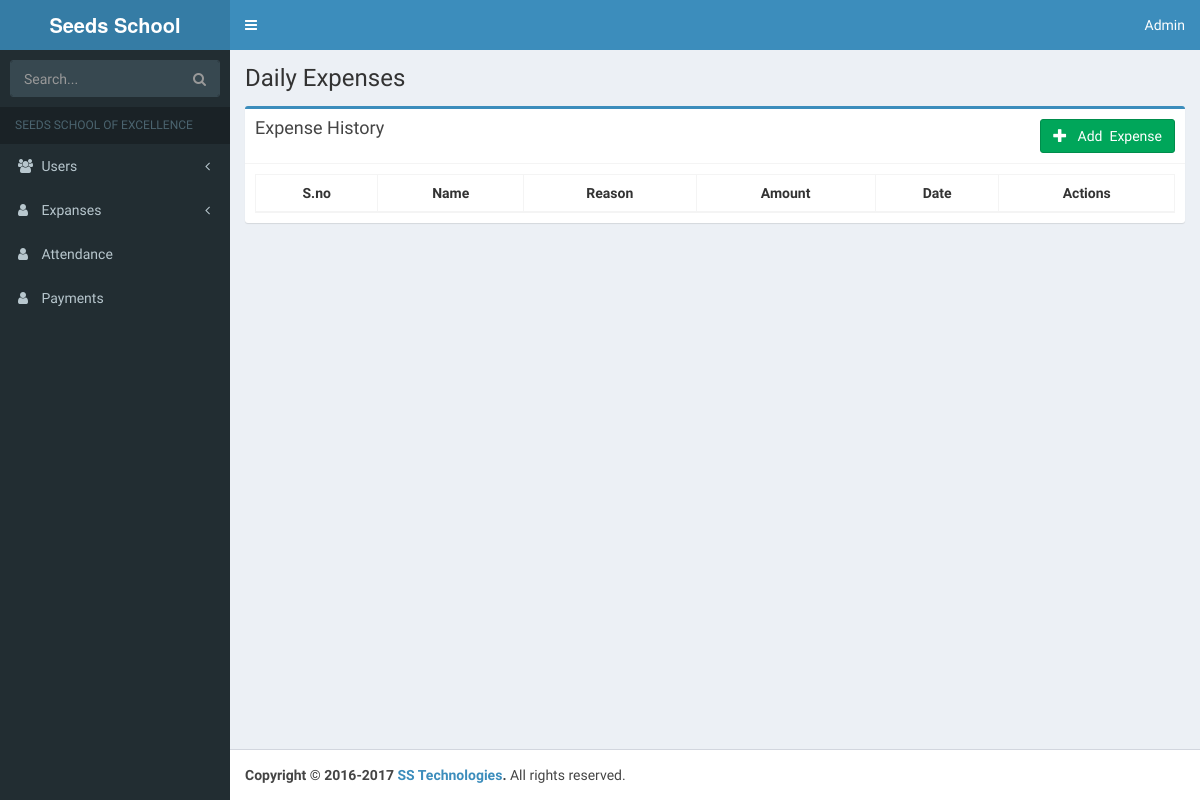
/index.php/expensecontroller/view_expenses, run on an earlier commit of the app's database.
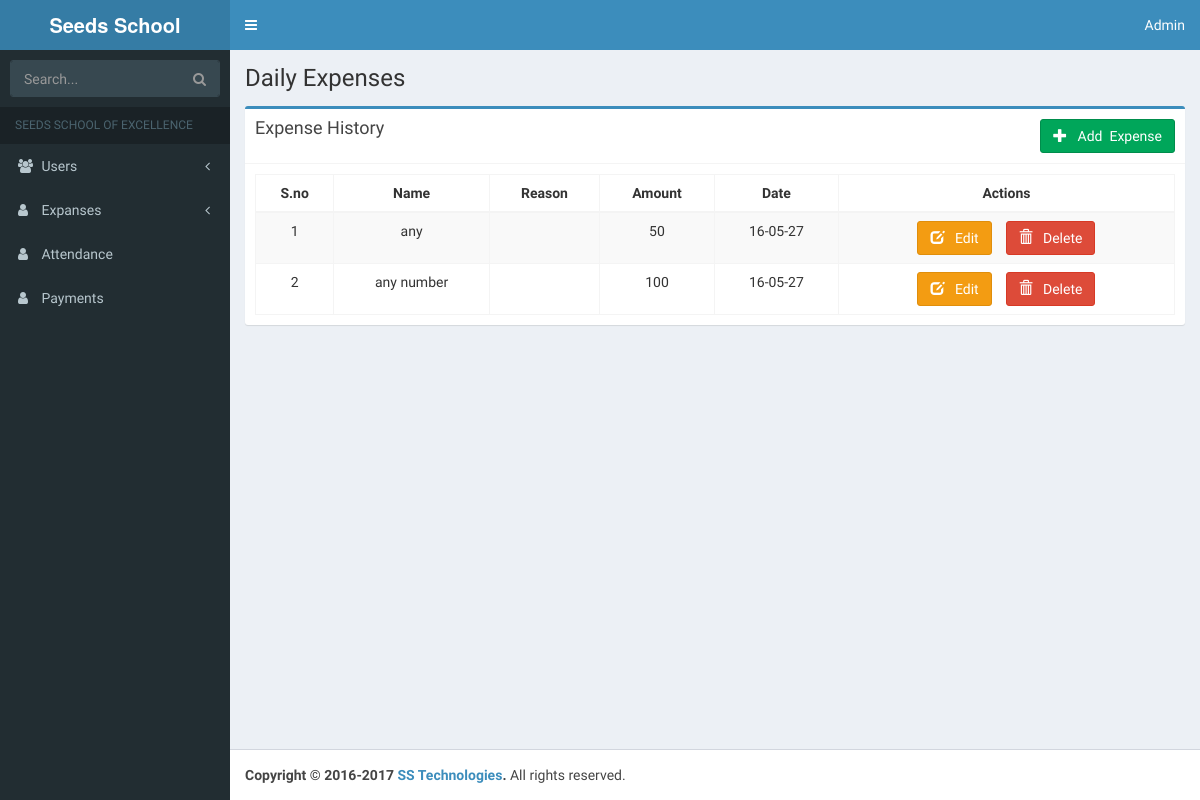
And on a later commit of the database.
### tables this page shows
CREATE TABLE IF NOT EXISTS `expenses` (
  `expense_id` int(11) NOT NULL AUTO_INCREMENT,
  `expense_name` varchar(255) NOT NULL,
  `expense_amount` varchar(255) NOT NULL,
  `created_at` varchar(255) NOT NULL,
  `updated_at` varchar(255) NOT NULL,
  PRIMARY KEY (`expense_id`)
);

### application/controllers/ExpenseController.php (called while the page is built, shortened)
<?php
class ExpenseController extends CI_Controller {
    public function view_expenses(){
	$query  = $this->db->get( 'expenses' );
	$result['data'] = $query->result();
        $this->load->view('include/header');
        $this->load->view('include/sidebar');
        $this->load->view('expenses/view_expenses',$result);
        $this->load->view('include/footer');
    }
}

### index.php (called while the page is built, shortened)
<?php
require_once BASEPATH.'core/CodeIgniter.php';

### application/views/expenses/view_expenses.php (the view, shortened to what this page needs)
<div class="content-wrapper">
        <section class="content-header">
          <h1>
            Daily Expenses
          </h1>
        </section>
        <section class="content">
          <div class="row">
            <div class="col-md-12">
              <div class="box box-primary">
                <div class="box-header with-border">
		    <h3 class="box-title">Expense History</h3>
		    <a href="<?= site_url()?>expensecontroller/add_expenses" type="button" class="btn btn-success pull-right"><i class="glyphicon glyphicon-plus"></i>&nbsp;&nbsp;&nbsp;Add&nbsp;&nbsp;Expense</a>
                </div>
                 <div class="box-body">
                  <table id="example1" class="table table-bordered table-striped">
                    <thead>
                      <tr>
                        <th>S.no</th>
                        <th>Name</th>
                        <th>Reason</th>
                        <th>Amount</th>
			<th>Date</th>
                        <th class="text-center">Actions</th>
                      </tr>
                    </thead>
                    <tbody>
		    <?php
			foreach ( $data as $array ) { ?>
			    <tr>
				<td><?= $array->expense_id ?></td>
				<td><?= $array->expense_name ?></td>
				<td><?= $array->expenses_reason ?></td>
				<td><?= $array->expense_amount ?></td>
				<td><?= $array->created_at ?></td>
				<td>
				    <a href="<?= site_url()?>expensecontroller/edit_expenses/<?= $array->expense_id; ?>" type="button" class="btn btn-warning"> <i class="glyphicon glyphicon-edit"></i>&nbsp;&nbsp;&nbsp;Edit</a>&nbsp;&nbsp;&nbsp;
				    <a href="<?= site_url()?>expensecontroller/delete_expenses/<?= $array->expense_id; ?>" type="button" class="btn btn-danger"> <i class="glyphicon glyphicon-trash"></i>&nbsp;&nbsp;&nbsp;Delete</a>
				</td>
			    </tr>
		    <?php } ?>
                  </table>
                </div>
              </div>
              </div>
       </div>
     </div>
</div>

### application/views/include/header.php (shortened to what this page needs)
<!DOCTYPE html>
<html>
  <head>
    <link rel="stylesheet" href="<?= base_url()?>/public/bootstrap/css/bootstrap.min.css">
    <link rel="stylesheet" href="https://maxcdn.bootstrapcdn.com/font-awesome/4.4.0/css/font-awesome.min.css">
    <link rel="stylesheet" href="https://code.ionicframework.com/ionicons/2.0.1/css/ionicons.min.css">
    <link rel="stylesheet" href="<?= base_url()?>/public/dist/css/AdminLTE.min.css">
    <link rel="stylesheet" href="<?= base_url()?>/public/dist/css/skins/_all-skins.min.css">
    <link rel="stylesheet" href="<?= base_url()?>/public/plugins/iCheck/flat/blue.css">
    <link rel="stylesheet" href="<?= base_url()?>/public/plugins/datatables/dataTables.bootstrap.css">
    <link rel="stylesheet" href="<?= base_url()?>/public/plugins/morris/morris.css">
    <link rel="stylesheet" href="<?= base_url()?>/public/plugins/jvectormap/jquery-jvectormap-1.2.2.css">
    <link rel="stylesheet" href="<?= base_url()?>/public/plugins/datepicker/datepicker3.css">
    <link rel="stylesheet" href="<?= base_url()?>/public/plugins/daterangepicker/daterangepicker-bs3.css">
    <link rel="stylesheet" href="<?= base_url()?>/public/plugins/bootstrap-wysihtml5/bootstrap3-wysihtml5.min.css">
  </head>
  <body class="hold-transition skin-blue sidebar-mini">
    <div class="wrapper">
      <header class="main-header">
        <a href="index2.html" class="logo">
          <span class="logo-lg"><b>Seeds School Of</b>Exellence</span>
        </a>
        <nav class="navbar navbar-static-top" role="navigation">
          <a href="#" class="sidebar-toggle" data-toggle="offcanvas" role="button">
          </a>
          <div class="navbar-custom-menu">
            <ul class="nav navbar-nav">
              <li class="dropdown user user-menu">
                <a href="#" class="dropdown-toggle" data-toggle="dropdown">
                  <span class="hidden-xs">Admin</span>
                </a>
              </li>
            </ul>
          </div>
        </nav>
      </header>

### application/views/include/sidebar.php (shortened to what this page needs)
<aside class="main-sidebar">
      <section class="sidebar">
        <form action="#" method="get" class="sidebar-form">
          <div class="input-group">
            <input type="text" name="q" class="form-control" placeholder="Search...">
            <span class="input-group-btn">
              <button type="submit" name="search" id="search-btn" class="btn btn-flat"><i class="fa fa-search"></i></button>
            </span>
          </div>
        </form>
        <ul class="sidebar-menu">
          <li class="header">SEEDS SCHOOL OF EXCELLENCE</li>
          <li>
            <a href="#">
              <i class="fa fa-users"></i> <span>Users</span> <i class="fa fa-angle-left pull-right"></i>
            </a>
          </li>
          <li>
              <a href="">
                <i class="fa fa-user"></i> <span>Expanses</span> <i class="fa fa-angle-left pull-right"></i>
            </a>
          </li>
          <li>
              <a href="<?= site_url()?>attendancecontroller/find_teacher">
              <i class="fa fa-user"></i> <span>Attendance</span>
            </a>
          </li>
          <li>
            <a href="#">
              <i class="fa fa-user"></i> <span>Payments</span>
            </a>
          </li>
        </ul>
      </section>
    </aside>

### application/views/include/footer.php (shortened to what this page needs)
<footer class="main-footer">
    <strong>Copyright &copy; 2016-2017 <a href="">SS Technologies</a>.</strong> All rights reserved.
</footer>
  </body>
</html>

### application/views/expenses/view_expenses.php (style rules this page uses)
td, th { text-align: center; }

What changed in the data, as far as the page shows it:
added expenses: expense_id "1", expense_name "any", expense_amount "50", created_at "16-05-27"
added expenses: expense_id "2", expense_name "any number", expense_amount "100", created_at "16-05-27"
